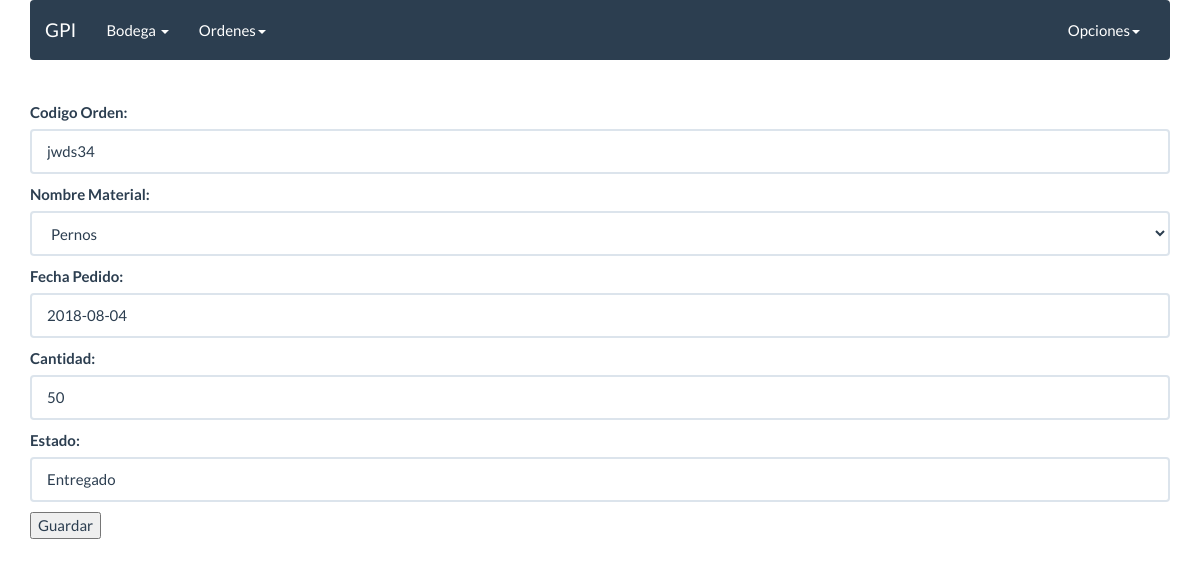
The page /editar_orden/4/ (signed in) on the database its author committed.
### Orden/models.py (models this page shows)
class Orden_Material(models.Model):
    codigo_orden = models.CharField(max_length=50,blank=False,null=True)
    material = models.ForeignKey(Material,null=True,blank=True,on_delete=models.CASCADE)
    fecha_termino = models.DateField()
    cantidad_material = models.IntegerField(default=0,blank=False,null=True)
    estado = models.CharField(max_length=50,blank=False,null=True)

### Orden/views.py (the view)
# urls.py: url(r'editar_orden/(?P<id_orden>\d+)/$', estado_edit, name='editar_estado'),
def estado_edit(request, id_orden):
    if not request.user.is_authenticated:
        return HttpResponseRedirect('/?next=%s' % request.path)
    orden = Orden_Material.objects.get(id = id_orden)
    if request.method == 'GET':
        form = Ordenar_material_Form(instance=orden)
    else:
        form = Ordenar_material_Form(request.POST, instance=orden)
        if form.is_valid():
            form.save()
        return redirect('orden_materiales_list')
    return render(request, 'orden/solicitar_material.html', {'form':form})

### Orden/forms.py
class Ordenar_material_Form(forms.ModelForm):
    class Meta:
        model =  Orden_Material
        fields = [
            'codigo_orden',
            'material',
            'fecha_termino',
            'cantidad_material',
            'estado'
        ]
        labels = {
            'codigo_orden': 'Codigo Orden',
            'material': 'Nombre Material',
            'fecha_termino': 'Fecha Pedido',
            'cantidad_material': 'Cantidad',
            'estado': 'Estado'
        }
        widgets = {
            'codigo_orden': forms.TextInput(attrs={'class':'form-control'}),
            'material': forms.Select(attrs={'class':'form-control'}),
            'fecha_termino':forms.DateInput(attrs={'class':'form-control'}),
            'cantidad_material': forms.NumberInput(attrs={'class':'form-control'}),
            'estado': forms.TextInput(attrs={'class':'form-control'}),
        }

### Inventario/models.py (called while the page is built)
    def __str__(self):
        return '{}'.format(self.nombre_material)

### templates/orden/solicitar_material.html (shortened to what this page needs)
{% extends "base/base2.html" %}
{% block content %}
<form method="post">
  {{ form.as_p }}
  <button type="submit">Guardar</button>
</form>
{% endblock content %}

### rows shown on the page
Orden_Material: codigo_orden "jwds34", material "Pernos", fecha_termino "2018-08-04", cantidad_material "50", estado "Entregado"
